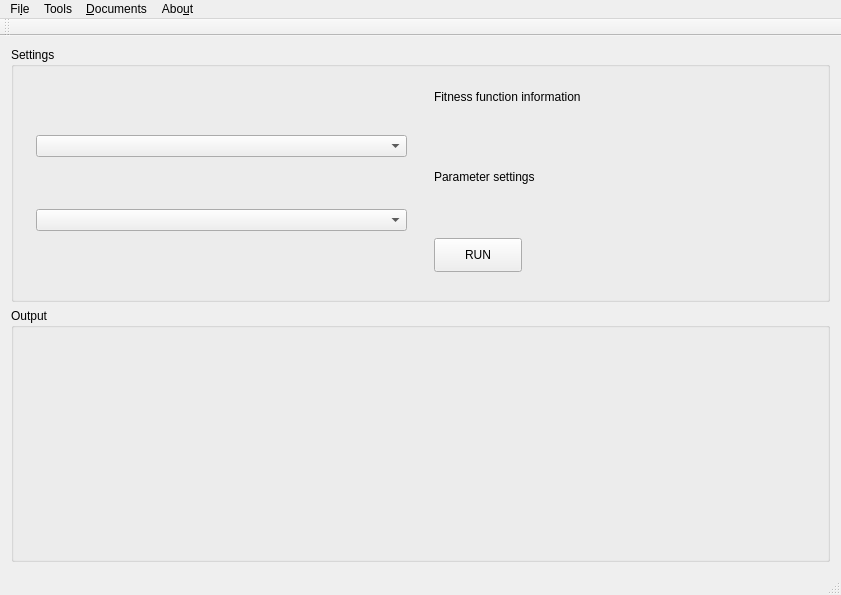
<?xml version="1.0" encoding="UTF-8"?>
<ui version="4.0">
 <class>MainWindow</class>
 <widget class="QMainWindow" name="MainWindow">
  <property name="geometry">
   <rect>
    <x>0</x>
    <y>0</y>
    <width>841</width>
    <height>595</height>
   </rect>
  </property>
  <property name="minimumSize">
   <size>
    <width>300</width>
    <height>400</height>
   </size>
  </property>
  <property name="windowTitle">
   <string>NiaPy GUI</string>
  </property>
  <widget class="QWidget" name="centralWidget">
   <layout class="QGridLayout" name="gridLayout_3">
    <item row="1" column="0">
     <widget class="QGroupBox" name="groupBoxResults">
      <property name="title">
       <string>Output</string>
      </property>
      <layout class="QGridLayout" name="gridLayout_2">
       <item row="0" column="0">
        <widget class="QLabel" name="label_4">
         <property name="text">
          <string/>
         </property>
        </widget>
       </item>
      </layout>
     </widget>
    </item>
    <item row="0" column="0">
     <widget class="QGroupBox" name="groupBoxSettings">
      <property name="title">
       <string>Settings</string>
      </property>
      <layout class="QHBoxLayout" name="horizontalLayout_2">
       <item>
        <widget class="QWidget" name="widget" native="true">
         <layout class="QVBoxLayout" name="verticalLayout">
          <item>
           <widget class="QComboBox" name="comboBoxAlgorithms"/>
          </item>
          <item>
           <widget class="QComboBox" name="comboBoxBenchmarks"/>
          </item>
         </layout>
        </widget>
       </item>
       <item>
        <widget class="QWidget" name="widget_2" native="true">
         <widget class="QLabel" name="label">
          <property name="geometry">
           <rect>
            <x>8</x>
            <y>30</y>
            <width>391</width>
            <height>51</height>
           </rect>
          </property>
          <property name="text">
           <string/>
          </property>
         </widget>
         <widget class="QLabel" name="label_2">
          <property name="geometry">
           <rect>
            <x>10</x>
            <y>10</y>
            <width>181</width>
            <height>18</height>
           </rect>
          </property>
          <property name="text">
           <string>Fitness function information</string>
          </property>
         </widget>
         <widget class="QLabel" name="label_3">
          <property name="geometry">
           <rect>
            <x>10</x>
            <y>90</y>
            <width>121</width>
            <height>18</height>
           </rect>
          </property>
          <property name="text">
           <string>Parameter settings</string>
          </property>
         </widget>
         <widget class="QPushButton" name="pushButton">
          <property name="geometry">
           <rect>
            <x>10</x>
            <y>160</y>
            <width>88</width>
            <height>34</height>
           </rect>
          </property>
          <property name="sizePolicy">
           <sizepolicy hsizetype="Preferred" vsizetype="Fixed">
            <horstretch>0</horstretch>
            <verstretch>0</verstretch>
           </sizepolicy>
          </property>
          <property name="text">
           <string>RUN</string>
          </property>
         </widget>
        </widget>
       </item>
      </layout>
     </widget>
    </item>
   </layout>
  </widget>
  <widget class="QMenuBar" name="menuBar">
   <property name="geometry">
    <rect>
     <x>0</x>
     <y>0</y>
     <width>841</width>
     <height>30</height>
    </rect>
   </property>
   <widget class="QMenu" name="menuFile">
    <property name="title">
     <string>Fi&amp;le</string>
    </property>
   </widget>
   <widget class="QMenu" name="menuTools">
    <property name="title">
     <string>Tools</string>
    </property>
   </widget>
   <widget class="QMenu" name="menuDocuments">
    <property name="title">
     <string>&amp;Documents</string>
    </property>
   </widget>
   <widget class="QMenu" name="menuAbout">
    <property name="title">
     <string>Abo&amp;ut</string>
    </property>
   </widget>
   <addaction name="menuFile"/>
   <addaction name="menuTools"/>
   <addaction name="menuDocuments"/>
   <addaction name="menuAbout"/>
  </widget>
  <widget class="QToolBar" name="mainToolBar">
   <attribute name="toolBarArea">
    <enum>TopToolBarArea</enum>
   </attribute>
   <attribute name="toolBarBreak">
    <bool>false</bool>
   </attribute>
  </widget>
  <widget class="QStatusBar" name="statusBar"/>
 </widget>
 <layoutdefault spacing="6" margin="11"/>
 <resources/>
 <connections/>
</ui>
